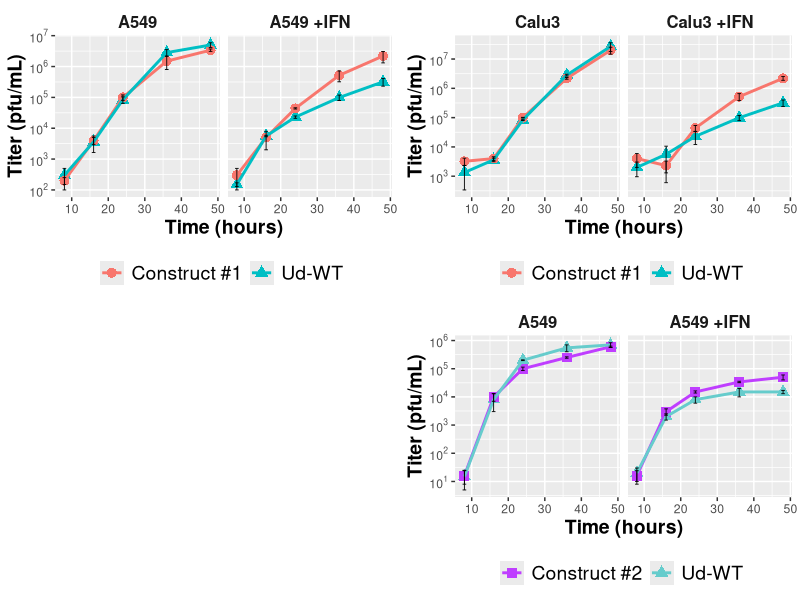

R code for this plot:
## ---- chunk 1
library(magrittr)
library(tidyr)
library(dplyr)
library(ggplot2)
library(cowplot)
library(reshape)
library(MASS)
library(scales)
## ---- chunk 2
growthcurves <- read.csv(file='growthcurves.csv', head=TRUE, sep='\t')

curve1<-growthcurves %>% filter(group==1) %>% 
  ggplot(aes(x=Time.hours., y=titer.pfu.mL., shape=strain, color=strain)) + 
  geom_point(size=3) + geom_line(size=1) + 
  geom_errorbar(aes(ymin=titer.pfu.mL.-sd, ymax=titer.pfu.mL.+sd, width=1), color='black', size=.3) + 
  facet_wrap(~treatment, ncol=2) +
  scale_y_log10('Titer (pfu/mL)', breaks = trans_breaks("log10", function(x) 10^x),
                   labels = trans_format("log10", math_format(10^.x))) + 
  scale_x_continuous('Time (hours)') +
  theme(legend.position="bottom",legend.text=element_text(size=14), legend.title=element_blank()) +
  theme(strip.background = element_rect(fill = "white", size = 1, linetype=1)) +
  theme(strip.text.x = element_text(size = 12, face="bold")) +
  theme(axis.title=element_text(size=14, face='bold'))

curve2<-growthcurves %>% filter(group==2) %>% 
  ggplot(aes(x=Time.hours., y=titer.pfu.mL., shape=strain, color=strain)) + 
  geom_point(size=3) + geom_line(size=1) + 
  geom_errorbar(aes(ymin=titer.pfu.mL.-sd, ymax=titer.pfu.mL.+sd, width=1), color='black', size=.3) + 
    facet_wrap(~treatment, ncol=2) +
  scale_y_log10('Titer (pfu/mL)', breaks = trans_breaks("log10", function(x) 10^x),
                   labels = trans_format("log10", math_format(10^.x))) + 
  scale_x_continuous('Time (hours)') +
  theme(legend.position="bottom",legend.text=element_text(size=14), legend.title=element_blank()) +
  theme(strip.background = element_rect(fill = "white", size = 1, linetype=1)) +
  theme(strip.text.x = element_text(size = 12, face="bold")) +
  theme(axis.title=element_text(size=14, face='bold'))

curve3<-growthcurves %>% filter(group==3) %>% 
  ggplot(aes(x=Time.hours., y=titer.pfu.mL., shape=strain, color=strain)) +  
  scale_color_manual(values=c("darkorchid1", "#66CCCC"))+
  geom_point(size=3) + geom_line(size=1) + 
  scale_shape_manual(values=c(15, 17))+
  geom_errorbar(aes(ymin=titer.pfu.mL.-sd, ymax=titer.pfu.mL.+sd, width=1), color='black', size=.3) + 
    facet_wrap(~treatment, ncol=2) +
  scale_y_log10('Titer (pfu/mL)', breaks = trans_breaks("log10", function(x) 10^x),
                   labels = trans_format("log10", math_format(10^.x))) + 
  scale_x_continuous('Time (hours)') +
  theme(legend.position="bottom",legend.text=element_text(size=14), legend.title=element_blank()) +
  theme(strip.background = element_rect(fill = "white", size = 1, linetype=1)) +
  theme(strip.text.x = element_text(size = 12, face="bold")) +
  theme(axis.title=element_text(size=14, face='bold'))

ggdraw()+
  draw_plot(curve1, 0, .5, .5, .5)+
  draw_plot(curve2, .5, .5, .5, .5)+
  draw_plot(curve3, .5, 0, .5, .5)
